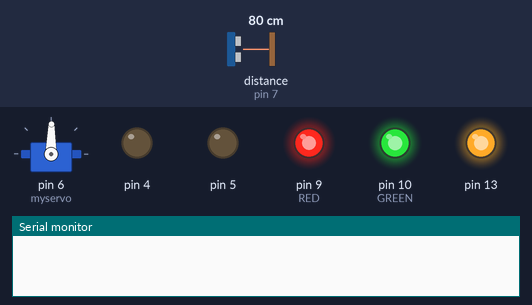
This sketch was run on a simulated Arduino Uno, built with avr-gcc and run on an emulated ATmega328P. On the bench: servo, output pins drawn as LEDs (lit = HIGH), the last lines printed to the serial monitor. Wiring (inferred from the names in the program): ultrasonic range finder: trigger pin 8; echo pin 7. Dashed ring = blinking. The test bench sets the inputs (shaded band); at power-on: distance to the obstacle (sensor on pin 7) 80 cm. The echo pulse lasts 58.3 µs per cm; pins used as bus, display or sensor lines are not drawn.

Above: at 1.3 s.
1.4 s: distance to the obstacle (sensor on pin 7) set to 11 cm
At 3.0 s:
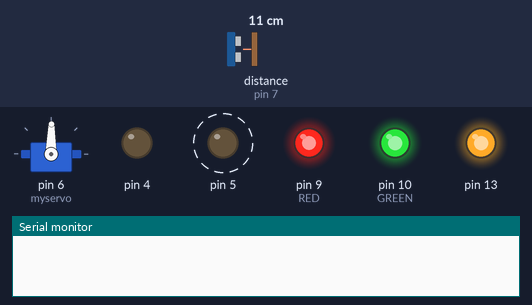
4.5 s: distance to the obstacle (sensor on pin 7) set to 8 cm
At 6.3 s:
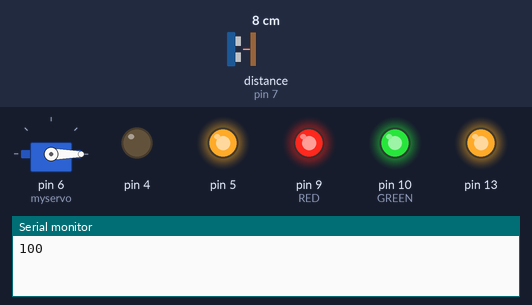
7.5 s: distance to the obstacle (sensor on pin 7) set to 18 cm
At 8.06 s:
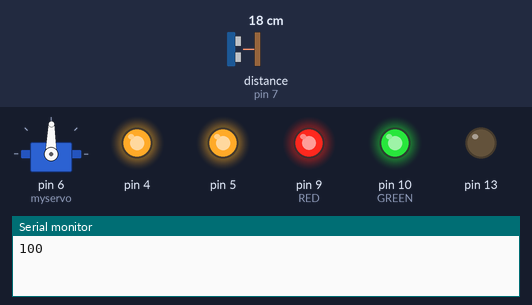
10.6 s: distance to the obstacle (sensor on pin 7) set to 2 cm
At 11.4 s:
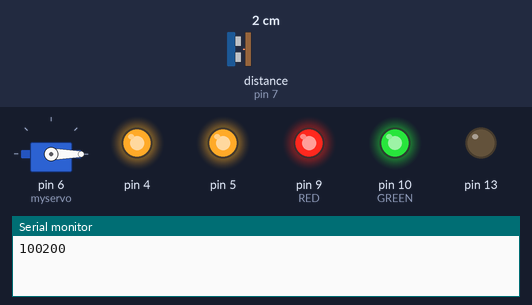
12.1 s: distance to the obstacle (sensor on pin 7) set to 35 cm
At 14.09 s:
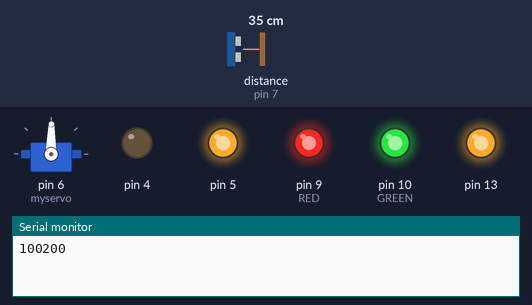
15.2 s: distance to the obstacle (sensor on pin 7) set to 93 cm
At 16.12 s:
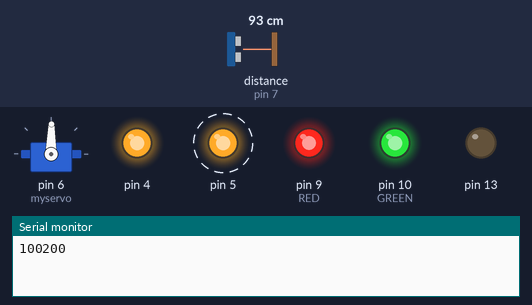
Timing chart, 0 to 19.3 s (numbered marks = the images above; inputs shaded):
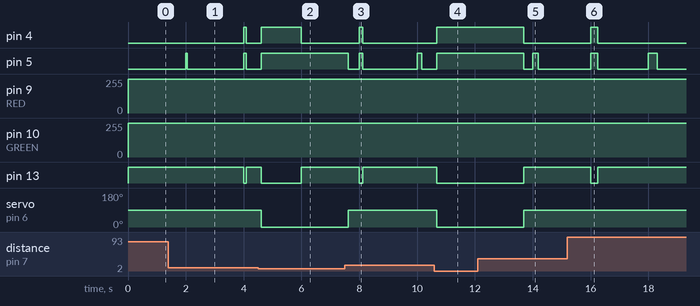

The sketch:

Bottom.ino
```cpp
#include <Servo.h>
#include <MsTimer2.h>

#define RED 9
#define GREEN 10
#define BLUE 11

int ECHO_pin = 7; // 초음파 센서 변수 선언
int TRIG_pin = 8; // 초음파 센서 변수 선언
int distance; // 초음파 센서 변수 선언
int count = 0; // app inventor로 보낼 변수 선언
int led = 12; // 변수 선언

int i; //servo motor 값 조절하기 위한 변수 선언

Servo myservo;

void flash() { //인터럽트 함수 선언, 평상시에도 직류모터가 돌아가게 하기 위해
  static boolean output = LOW;
  static boolean outputt = HIGH;

  digitalWrite(4, output); //직류모터 회전
  digitalWrite(13, outputt); //직류모터 회전
  analogWrite(5, 255); //직류모터 최대 값 출력
  delay(3000);

  output = !output;
  outputt = !outputt; // output, outputt을 LOW에서 HIGH, HIGH에서 LOW로 바꿔주면서 프로펠러 회전
}

void goingin() { //기부 했을 경우
  for (i = 90; i >= 0; i--) { //90 -> 0으로 만들면서 뚜껑 닫기
    myservo.write(i);
  }

  digitalWrite(4, HIGH); //시계방향으로 직류모터 회전
  digitalWrite(13, LOW); //시계방향으로 직류모터 회전
  analogWrite(5, 255); //직류모터 최대 값 출력

  analogWrite(RED, 255); //코에 위치한 3색 led red off

  for (i = 0; i < 255; i++) { //코에 위치한 3색 led green on
    analogWrite(GREEN, i);
  }
  count = count + 100; //얼마 기부 됐는지 보여줌
  Serial.print(count); //앱으로 count 값 전송

  delay(2500);

}

void goingout() { //평상시
  digitalWrite(4, LOW); //반시계방향으로 직류모터 회전
  digitalWrite(13, HIGH); //반시계방향으로 직류모터 회전
  analogWrite(5, 0); //직류모터 off

  for (i = 0; i < 90; i++) { //0 -> 90으로 만들면서 뚜껑 닫기
    myservo.write(i);
  }

  analogWrite(GREEN, 255); //코에 위치한 3색 led green off
  for (int i = 0; i < 255; i++) { //코에 위치한 3색 led red on
    analogWrite(RED, i);
  }
}

void setup() {
  pinMode(ECHO_pin, INPUT); // echo pin input
  pinMode(TRIG_pin, OUTPUT); // trig pin output
  myservo.attach(6);
  pinMode(4, OUTPUT);
  pinMode(5, OUTPUT);
  pinMode(13, OUTPUT);


  MsTimer2::set(2000, flash); //타이머 인터럽트
  MsTimer2::start();

  Serial.begin(9600);
}
void loop() {
  byte r_data;

  digitalWrite(TRIG_pin, LOW); // trig 핀을 2microseconds동안 LOW
  delayMicroseconds(2);
  digitalWrite(TRIG_pin, HIGH);// trig 핀을 10microseconds동안 HIGH
  delayMicroseconds(10);
  digitalWrite(TRIG_pin, LOW);// trig 핀 LOW

  distance = pulseIn(ECHO_pin, HIGH); //펄스 지속시간 읽기
  int val1 = distance / 58; //펄스 시간을 거리로 계산
  int val2 = map(val1, 0, 100, 0, 255); //측정 범위를 0~200으로 선언

  if (val2 > 0) {
    if (val2 < 25) {
      goingin();
    } else {
      goingout();
    }
    delay(500); // 0.5 delay
  }
}
```

Measured:
- the behaviour switches between 10 and 9 cm on distance to the obstacle (sensor on pin 7) (found by bisection; images 1 and 2)
- after the input at 1.4 s, pin 9 (RED): stays 254/255 (without the input it goes to 172/255 after 2.2 s)
- after the input at 4.5 s, pin 4: LOW → HIGH after 0.11 s, → LOW 1.4 s later; pin 9 (RED): 254/255 → 255/255 after 0.11 s; pin 10 (GREEN): 255/255 → 254/255 after 0.11 s; pin 13: HIGH → LOW after 0.11 s, → HIGH 1.4 s later; servo on pin 6 (myservo): 89° → 0° after 0.11 s
- after the input at 7.5 s, pin 5: goes LOW 0.39 s, HIGH 0.12 s, LOW 1.9 s, HIGH 0.16 s, then LOW, starting after 0.11 s; pin 9 (RED): 255/255 → 254/255 after 0.12 s; pin 10 (GREEN): 254/255 → 255/255 after 0.12 s; servo on pin 6 (myservo): 0° → 89° after 0.12 s
- after the input at 10.6 s, pin 4, pin 5: LOW → HIGH after 0.07 s instead of 1.4 s; pin 9 (RED): 254/255 → 255/255 after 0.07 s; pin 10 (GREEN): 255/255 → 254/255 after 0.08 s; pin 13: HIGH → LOW after 0.07 s instead of 1.4 s; servo on pin 6 (myservo): 89° → 0° after 0.08 s
- after the input at 12.1 s, pin 4: HIGH → LOW after 1.6 s instead of 1.9 s; pin 5: HIGH → LOW after 1.6 s, → HIGH 0.32 s later, → LOW 0.19 s later; pin 9 (RED): 255/255 → 254/255 after 1.6 s; pin 10 (GREEN): 254/255 → 255/255 after 1.6 s; pin 13: LOW → HIGH after 1.6 s instead of 1.9 s
- after the input at 15.2 s, pin 9 (RED): stays 254/255 (without the input it goes to 168/255 after 2.1 s)
- by itself, pin 5: alternates HIGH for 0.07 s and LOW for 1.9 s
